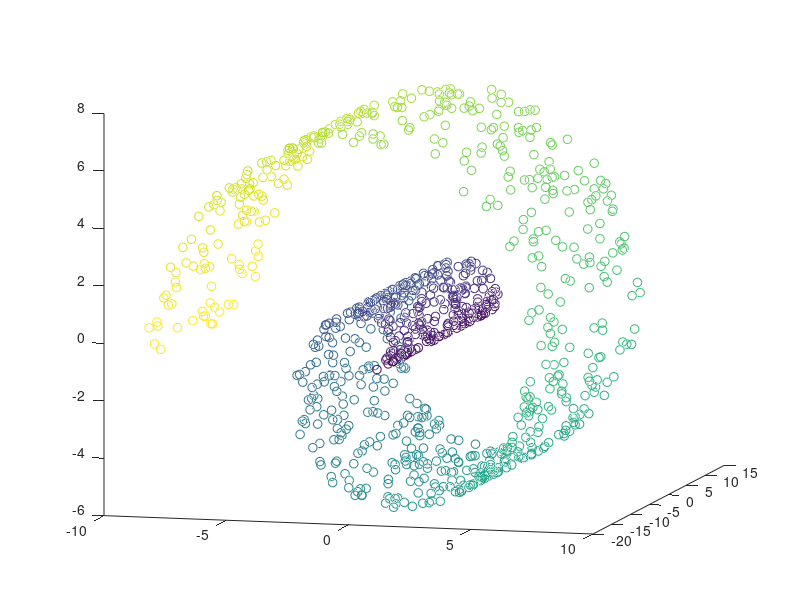
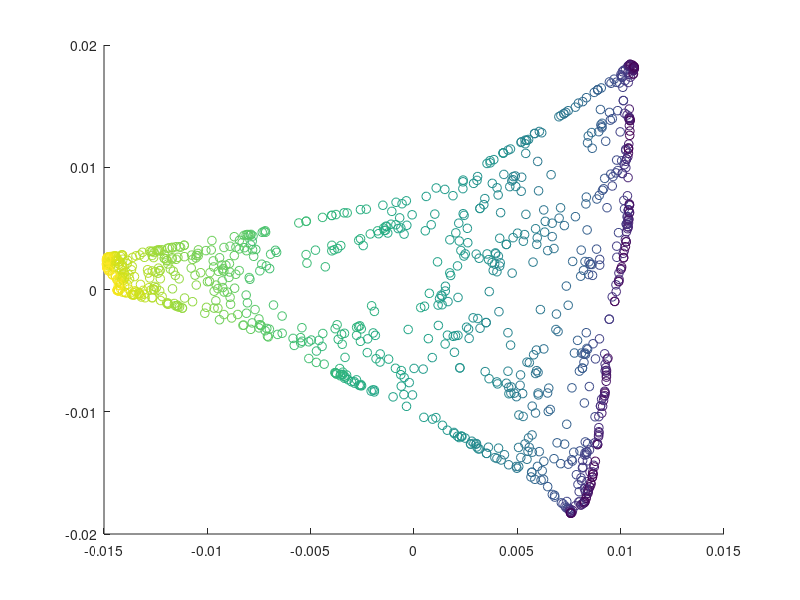

Write the MATLAB code that produced these figures, in order.
% 清除环境，初始化参数
clc; clear; close all;
n = 1000; k = 10;
a = 3*pi*rand(n,1);
x = [a.*cos(a) 30*rand(n,1) a.*sin(a)];

% 数据中心化处理
x = x - repmat(mean(x), [n,1]);
x2 = sum(x.^2,2);
d = repmat(x2,1,n) + repmat(x2',n,1) - 2*x*x';
[p,i] = sort(d);
W = sparse(d <= ones(n,1)*p(k+1,:));
W = (W + W' ~= 0);
D = diag(sum(W,2));
L = D - W;
[z,v] = eigs(L,D,3,'sm');

% 可视化原始数据
figure(1); clf; hold on; view([15 10]);
scatter3(x(:,1), x(:,2), x(:,3), 40, a, 'o');

% 可视化低维表示
figure(2); clf; hold on;
scatter(z(:,2), z(:,1), 40, a, 'o');